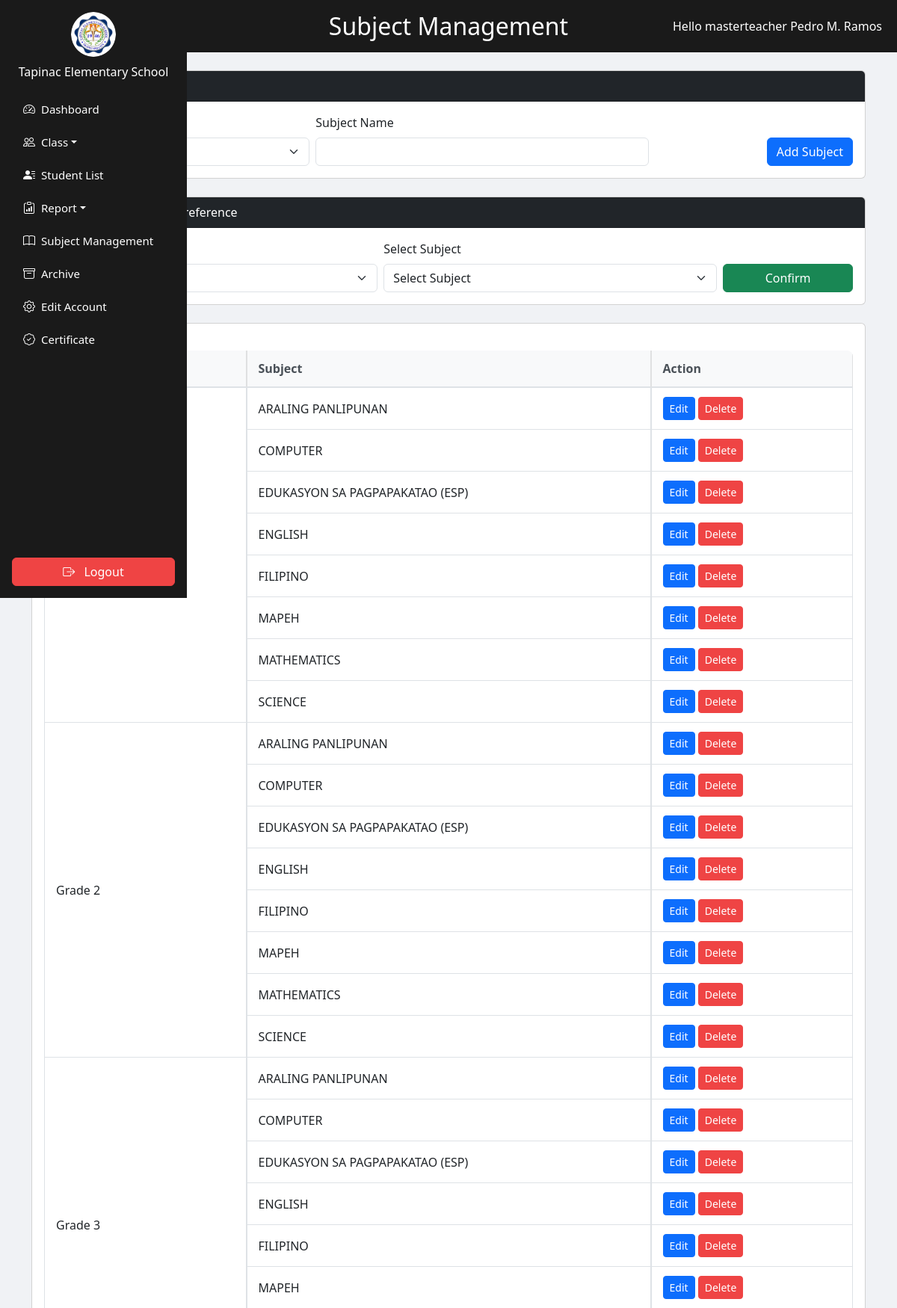
Page /views/masterteacher/subject_management.php (signed in, upper part) on the committed database.
### tables this page shows
CREATE TABLE `users` (
  `id` int(11) NOT NULL,
  `username` varchar(50) NOT NULL,
  `password` varchar(255) NOT NULL,
  `role_id` int(11) DEFAULT NULL,
  `teacher_id` int(11) DEFAULT NULL,
  `force_password_reset` tinyint(1) DEFAULT 1
);

CREATE TABLE `roles` (
  `id` int(11) NOT NULL,
  `role_name` varchar(50) NOT NULL
);

CREATE TABLE `teachers` (
  `id` int(11) NOT NULL,
  `fname` varchar(100) NOT NULL,
  `mname` varchar(100) DEFAULT NULL,
  `lname` varchar(100) NOT NULL,
  `email` varchar(255) NOT NULL,
  `created_at` datetime DEFAULT current_timestamp(),
  `updated_at` datetime DEFAULT current_timestamp() ON UPDATE current_timestamp()
);

CREATE TABLE `subjects` (
  `id` int(11) NOT NULL,
  `subject_name` varchar(100) DEFAULT NULL,
  `grade_level_id` int(11) NOT NULL
);

### views/masterteacher/subject_management.php (the view, shortened to what this page needs)
<?php
include_once __DIR__ . '/../../database/db_connection.php';
$gradeLevels = [];
$sql = "SELECT id, grade_name FROM grade_levels ORDER BY id";
$res = mysqli_query($conn, $sql);
while ($row = mysqli_fetch_assoc($res)) {
    $gradeLevels[$row['id']] = $row['grade_name'];
}
$subjectsByGrade = [];
$sql = "SELECT id, subject_name, grade_level_id FROM subjects ORDER BY grade_level_id, subject_name";
$res = mysqli_query($conn, $sql);
while ($row = mysqli_fetch_assoc($res)) {
    $gid = (int)$row['grade_level_id'];
    if (!isset($subjectsByGrade[$gid])) $subjectsByGrade[$gid] = [];
    $subjectsByGrade[$gid][] = $row;
}
$role_label = '';
$full_name  = '';
$user_id = $_SESSION['user_id'];
$userQuery = "
    SELECT u.id, u.username, r.role_name, t.fname, t.mname, t.lname
    FROM users u
    JOIN roles r ON u.role_id = r.id
    LEFT JOIN teachers t ON u.teacher_id = t.id
    WHERE u.id = ?
";
$stmt = mysqli_prepare($conn, $userQuery);
mysqli_stmt_bind_param($stmt, "i", $user_id);
mysqli_stmt_execute($stmt);
$result = mysqli_stmt_get_result($stmt);
if ($user = mysqli_fetch_assoc($result)) {
    $role_label = $user['role_name'];
    $full_name  = $user['fname'].' '.($user['mname'] ? substr($user['mname'],0,1).'. ' : '').$user['lname'];
}
$header_color = '#1a1a1a';
?>
<!doctype html>
<html lang="en">
<head>
  <link href="https://cdn.jsdelivr.net/npm/bootstrap@5.3.0/dist/css/bootstrap.min.css" rel="stylesheet">
  <link rel="stylesheet" href="../../assets/css/sidebar.css">
  <link rel="stylesheet" href="../../assets/css/all_role_style/style.css">
  <link href="https://cdn.jsdelivr.net/npm/bootstrap-icons/font/bootstrap-icons.css" rel="stylesheet">
</head>
<body>
<div style="background-color:<?php echo $header_color; ?>;color:white;padding:20px;display:flex;justify-content:center;align-items:center;position:relative;min-height:70px;">
  <h2 class="m-0" style="position:absolute;left:50%;transform:translateX(-50%);">Subject Management</h2>
  <span style="position:absolute;right:20px;">Hello <?= htmlspecialchars($role_label.' '.$full_name) ?></span>
</div>
<div class="container mt-4">
  <div class="card mb-4">
    <div class="card-header bg-dark text-white">Add New Subject</div>
    <div class="card-body">
      <form method="post" class="row g-2 align-items-end">
        <div class="col-md-4">
          <label class="form-label">Grade Level</label>
        </div>
        <div class="col-md-5">
          <label class="form-label">Subject Name</label>
          <input type="text" name="subject_name" class="form-control" required>
        </div>
        <div class="col-md-3 text-end">
          <button type="submit" name="add_subject" class="btn btn-primary">Add Subject</button>
        </div>
      </form>
    </div>
  </div>
  <div class="card mb-4">
    <div class="card-header bg-dark text-white">Assign Teacher’s Major/Preference</div>
    <div class="card-body">
      <form method="POST" action="assign_major.php" class="row g-2 align-items-end">
        <div class="col-md-5">
          <label class="form-label">Select Teacher</label>
          <select name="teacher_id" class="form-select" required>
            <option value="">Select Teacher</option>
          </select>
        </div>
        <div class="col-md-5">
          <label class="form-label">Select Subject</label>
          <select name="subject_id" class="form-select" required>
            <option value="">Select Subject</option>
          </select>
        </div>
        <div class="col-md-2">
          <button type="submit" class="btn btn-success w-100">Confirm</button>
        </div>
      </form>
    </div>
  </div>
  <div class="card">
    <div class="card-body">
      <div class="table-responsive">
        <table class="table table-bordered table-hover">
          <thead class="table-light">
            <tr>
              <th style="width:25%">Grade Level</th>
              <th style="width:50%">Subject</th>
              <th style="width:25%">Action</th>
            </tr>
          </thead>
          <tbody>
          <?php foreach ($gradeLevels as $gid=>$gname):
            $subs = $subjectsByGrade[$gid] ?? [];
            if ($subs):
              $count = count($subs);
              foreach ($subs as $i=>$s): ?>
                <tr>
                  <?php if ($i===0): ?><td rowspan="<?= $count ?>"><?= htmlspecialchars($gname) ?></td><?php endif; ?>
                  <td><?= htmlspecialchars($s['subject_name']) ?></td>
                  <td>
                    <button type="button" class="btn btn-primary btn-sm edit-btn"
                      data-id="<?= $s['id'] ?>"
                      data-name="<?= htmlspecialchars($s['subject_name'],ENT_QUOTES) ?>"
                      data-grade="<?= $gid ?>">Edit</button>
                    <form method="post" class="d-inline" onsubmit="return confirm('Delete this subject?');">
                      <button type="submit" name="delete_subject" class="btn btn-danger btn-sm">Delete</button>
                    </form>
                  </td>
                </tr>
              <?php endforeach;
            endif; endforeach; ?>
          </tbody>
        </table>
      </div>
    </div>
  </div>
</div>
</body>
</html>

### assets/css/all_role_style/style.css (style rules this page uses)
body { background-color: #f0f2f5; }
.table-responsive { margin-top: 20px; }
.table { border-radius: 8px; overflow: hidden; border-collapse: separate; border-spacing: 0; }
.table thead th { background-color: #f8f9fa; color: #495057; font-weight: 600; border-bottom: 1px solid #dee2e6; padding: 12px 15px; }
.table tbody tr { background-color: #fff; }
.table tbody tr:nth-of-type(even) { background-color: #fbfbfc; }
.table tbody td { padding: 12px 15px; vertical-align: middle; border-top: 1px solid #dee2e6; }
.btn-danger { background-color: #EF4444 !important; border-color: #EF4444 !important; }

### rows in the picture
users: role.lname "masterteacher Pedro M. Ramos"
subjects: subject_name "ARALING PANLIPUNAN"
subjects: subject_name "COMPUTER"
subjects: subject_name "EDUKASYON SA PAGPAPAKATAO (ESP)"
subjects: subject_name "ENGLISH"
subjects: subject_name "FILIPINO"
subjects: subject_name "MAPEH"
subjects: subject_name "MATHEMATICS"
subjects: subject_name "SCIENCE"
subjects: gname "Grade 2", subject_name "ARALING PANLIPUNAN"
subjects: subject_name "COMPUTER"
subjects: subject_name "EDUKASYON SA PAGPAPAKATAO (ESP)"
subjects: subject_name "ENGLISH"
subjects: subject_name "FILIPINO"
subjects: subject_name "MAPEH"
subjects: subject_name "MATHEMATICS"
subjects: subject_name "SCIENCE"
subjects: gname "Grade 3", subject_name "ARALING PANLIPUNAN"
subjects: subject_name "COMPUTER"
subjects: subject_name "EDUKASYON SA PAGPAPAKATAO (ESP)"
subjects: subject_name "ENGLISH"
subjects: subject_name "FILIPINO"
subjects: subject_name "MAPEH"
